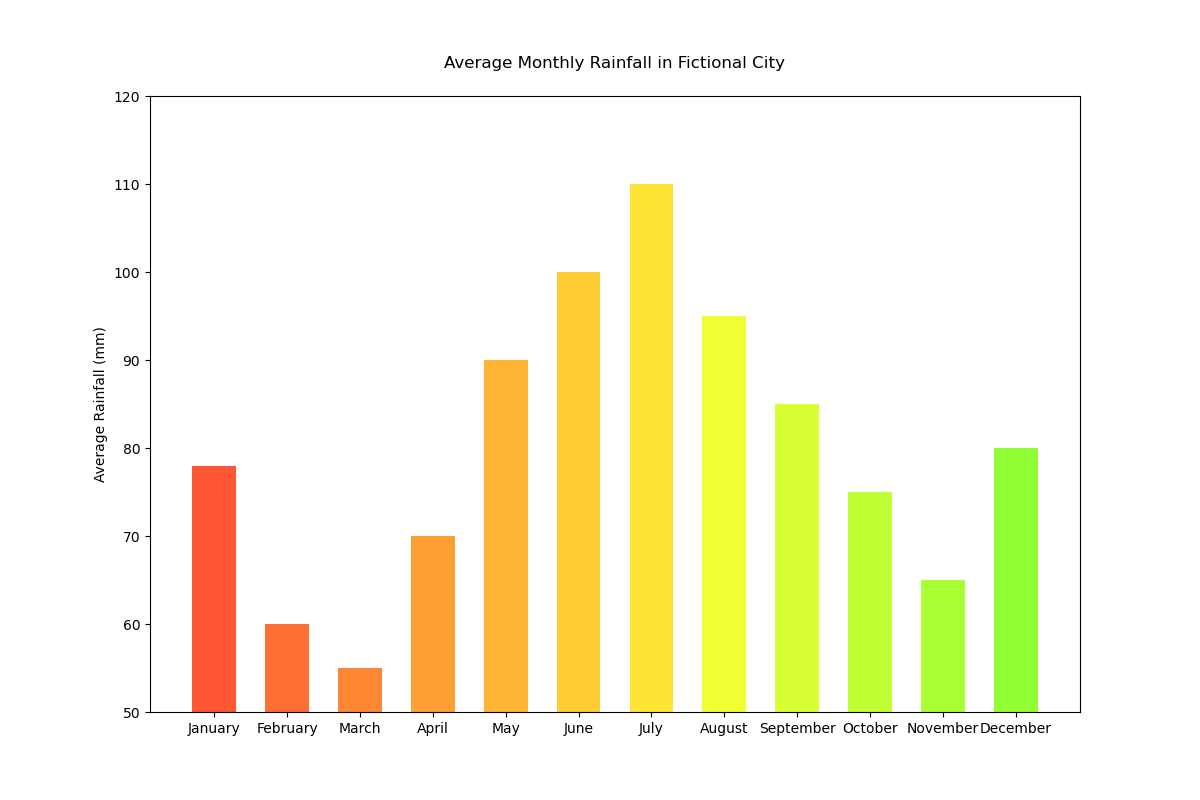

The script that drew this image:

import matplotlib.pyplot as plt

# Data
months = [
    "January", "February", "March", "April",
    "May", "June", "July", "August",
    "September", "October", "November", "December"
]
average_rainfall_mm = [78, 60, 55, 70, 90, 100, 110, 95, 85, 75, 65, 80]

# Creating truncated bar chart
fig, ax = plt.subplots(figsize=(12, 8))

ax.bar(months, average_rainfall_mm, color=[
    '#FF5733', '#FF6F33', '#FF8633', '#FF9E33',
    '#FFB533', '#FFCC33', '#FFE433', '#EFFF33',
    '#D8FF33', '#C0FF33', '#A9FF33', '#91FF33'
], width=0.6)

# Adding labels and title
ax.set_ylabel('Average Rainfall (mm)')
ax.set_title('Average Monthly Rainfall in Fictional City', pad=20)
ax.set_ylim(50, 120)  # Set y-axis limits to truncate the chart

# Show the plot
plt.show()
